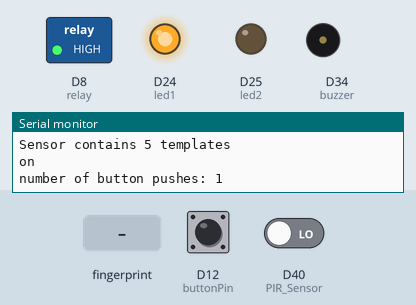
Simulated run of this sketch. Board: Arduino Due. Parts: switched loads named in the sketch (green lamp = pin HIGH), output pins drawn as LEDs (lit = HIGH), buzzer (waves = sounding, pin HIGH), the last lines printed to the serial monitor. The test bench sets the inputs (shaded band); at power-on: D12 (buttonPin) HIGH, D40 (PIR_Sensor) LOW.

Above: at 2.3 s.
2.4 s: finger stored as number 1 placed on the sensor
At 4.8 s:
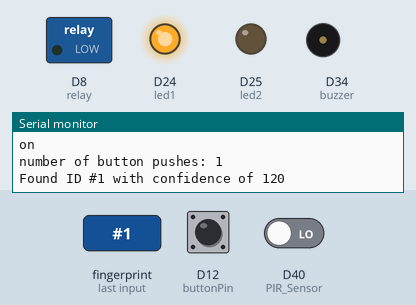
6.7 s: D12 (buttonPin) pulled LOW for 3.2 s
At 10.4 s:
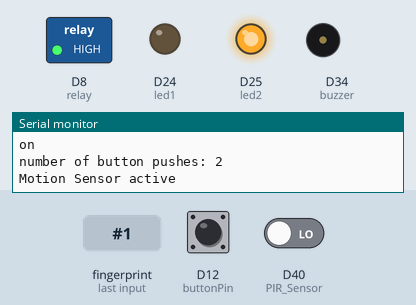
11.6 s: finger stored as number 1 placed on the sensor
At 14.0 s:
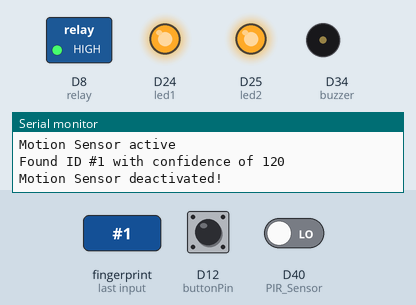
15.5 s: D12 (buttonPin) pulled LOW for 1 s
At 17.7 s:
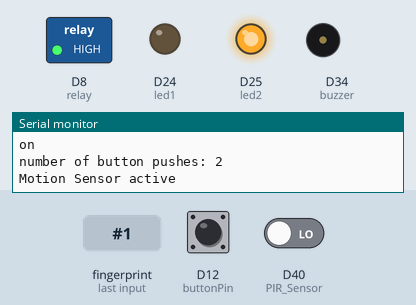
18.9 s: D40 (PIR_Sensor) driven HIGH
At 20.3 s:
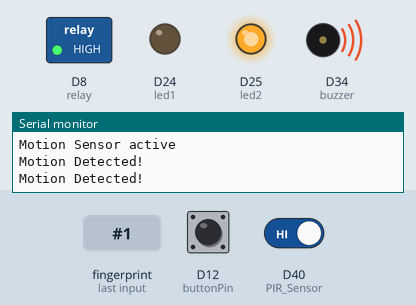
Timing chart, 0 to 21.9 s (numbered marks = the images above; inputs shaded):
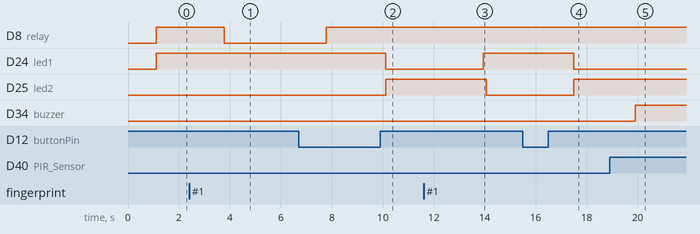

The sketch:

Main_Verify.ino
```cpp
#include <Adafruit_Fingerprint.h>

// pin #19 is IN from sensor (GREEN wire)
// pin #18 is OUT from arduino  (WHITE wire)

#define mySerial Serial1
#define led1 24
#define led2 25
#define PIR_Sensor 40


// this constant won't change:
const int  buttonPin = 12;    // the pin that the pushbutton is attached to
const int buzzer = 34;                // choose the pin for the buzzer
const int relay = 8;           //relay pin

// Variables will change:
int buttonPushCounter = 0;   // counter for the number of button presses
int buttonState = 0;         // current state of the button
int lastButtonState = 0;     // previous state of the button

Adafruit_Fingerprint finger = Adafruit_Fingerprint(&mySerial);
int fingerprintID = 0;

void setup()
{
  // initialize the button pin as a input:
  pinMode(buttonPin, INPUT_PULLUP);
  pinMode(relay, OUTPUT);
  pinMode(buzzer, OUTPUT);
  pinMode(led1, OUTPUT);
  pinMode(led2, OUTPUT);
  pinMode(PIR_Sensor, INPUT);

  // initialize serial communication:
  Serial.begin(9600);
  while (!Serial);  // For Yun/Leo/Micro/Zero/...
  delay(100);

  // set the data rate for the sensor serial port
  finger.begin(57600);
  delay(5);
  if (finger.verifyPassword()) {
    Serial.println("Found fingerprint sensor!");
  } else {
    Serial.println("Did not find fingerprint sensor :(");
    while (1) { delay(1); }
  }

  finger.getTemplateCount();

  if (finger.templateCount == 0) {
    Serial.print("Sensor doesn't contain any fingerprint data. Please run the 'enroll' example.");
  }
  else {
    Serial.println("Waiting for valid finger...");
    Serial.print("Sensor contains "); Serial.print(finger.templateCount); Serial.println(" templates");
  }
}

void loop()                     // run over and over again
{
  int fingerprintID = 0;
  digitalWrite(led1, HIGH);    //turn Led on
  digitalWrite(PIR_Sensor, LOW);     //initialaize motion sensor as off
  digitalWrite(buzzer, LOW);      //initialize buzzer to be turned off
  digitalWrite(relay, HIGH);       //set relay high, which means solenoid is locked

  //Call the getFingerprintIDez() function to very if the scanned fingerpirnt is valid.
  //If we recognize the fingerprint, (Id 1 and 2) then unlock the solenoid for some seconds
  fingerprintID = getFingerprintIDez();
  delay(50);
  if(fingerprintID == 1 || fingerprintID == 2){
  digitalWrite(relay, LOW);
  delay(4000);
  digitalWrite(relay, HIGH);
  }

    // read the pushbutton input pin:
  buttonState = digitalRead(buttonPin);

  // compare the buttonState to its previous state
  if (buttonState != lastButtonState) {
    // if the state has changed, increment the counter
    if (buttonState == HIGH) {
      // if the current state is HIGH then the button went from off to on:
      buttonPushCounter++;
      Serial.println("on");
      Serial.print("number of button pushes: ");
      Serial.println(buttonPushCounter);
    } else {
      // if the current state is LOW then the button went from on to off:
      Serial.println("off");
    }
    // Delay a little bit to avoid bouncing
    delay(50);
  }
  // save the current state as the last state, for next time through the loop
  lastButtonState = buttonState;


  // turns on the LED when the button is pushed by checking the modulo of the
  // button push counter. the modulo function gives you the remainder of the
  // division of two numbers:
  if (buttonPushCounter % 2 == 0) {
    Serial.println("Motion Sensor active");
    digitalWrite(led1, LOW);
    //turn on second Led to indicate motion sensor is active
    digitalWrite(led2, HIGH);
    delay(1000);

    //only leave loop and turn off motion sensor when a valid fingerprint
    //is scanned
    while (getFingerprintIDez() == -1){

      //checks if PIR sensor detects motion
      if (digitalRead(PIR_Sensor) == HIGH){
        Serial.println("Motion Detected!");
        delay(1000);
        //buzzer alarms user if there is an intruder closeby
        digitalWrite(buzzer, HIGH);
      }
    }
    delay(2000);
    Serial.println("Motion Sensor deactivated!");
    buttonPushCounter = 1;
  }
  else {
    digitalWrite(led2, LOW);  //motion sensor is no longer active
    delay(1000);
    digitalWrite(led1, HIGH);
  }

}


//verifies if the scanned fingerprint is valid
//returns -1 if failed, otherwise returns ID # of the fingerprint
int getFingerprintIDez() {

  //Asks the sensor to take an image of the fingerprint
  uint8_t p = finger.getImage();
  if (p != FINGERPRINT_OK)
  return -1;

  //Asks the sensor to convert image to feature template
  p = finger.image2Tz();
  if (p != FINGERPRINT_OK)
  return -1;

  //Asks the sensor to search current scanned fingerprint and match to
  //saved feature IDs
  p = finger.fingerFastSearch();
  if (p != FINGERPRINT_OK)
  return -1;

    // found a match!
  Serial.print("Found ID #"); Serial.print(finger.fingerID);
  Serial.print(" with confidence of "); Serial.println(finger.confidence);
  return finger.fingerID;  //ID number of found fingerprint
}
```

Measured:
- after the input at 2.4 s, D8 (relay): HIGH → LOW after 1.4 s
- after the input at 6.7 s, D24 (led1): HIGH → LOW after 3.4 s; D25 (led2): LOW → HIGH after 3.4 s
- after the input at 11.6 s, D24 (led1): LOW → HIGH after 2.3 s; D25 (led2): HIGH → LOW after 2.5 s
- after the input at 15.5 s, D24 (led1): HIGH → LOW after 2.0 s; D25 (led2): LOW → HIGH after 2.0 s
- after the input at 18.9 s, D34 (buzzer): LOW → HIGH after 1.0 s
